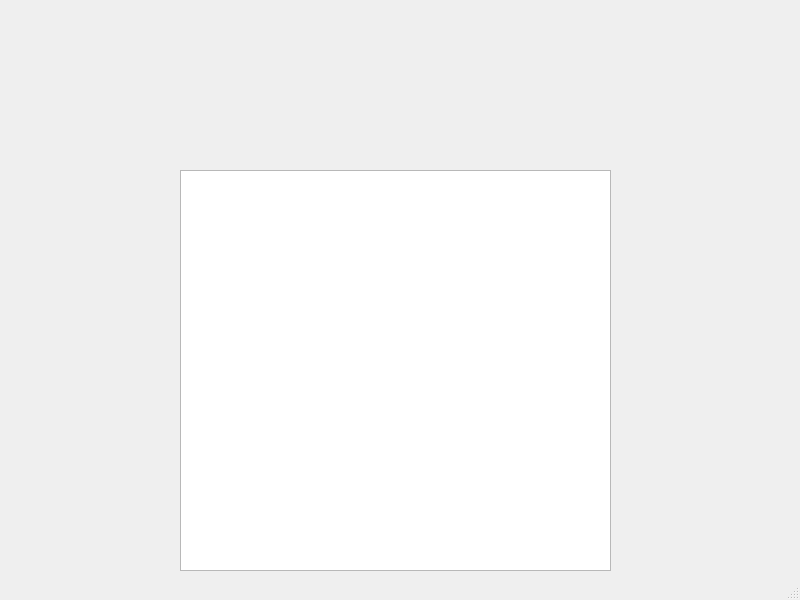
<?xml version="1.0" encoding="UTF-8"?>
<ui version="4.0">
 <class>Najdorf</class>
 <widget class="QMainWindow" name="Najdorf">
  <property name="geometry">
   <rect>
    <x>0</x>
    <y>0</y>
    <width>800</width>
    <height>600</height>
   </rect>
  </property>
  <property name="windowTitle">
   <string>Najdorf</string>
  </property>
  <widget class="QWidget" name="centralwidget">
   <widget class="QPlainTextEdit" name="plainTextEdit">
    <property name="geometry">
     <rect>
      <x>180</x>
      <y>170</y>
      <width>431</width>
      <height>401</height>
     </rect>
    </property>
   </widget>
  </widget>
  <widget class="QMenuBar" name="menubar">
   <property name="geometry">
    <rect>
     <x>0</x>
     <y>0</y>
     <width>800</width>
     <height>22</height>
    </rect>
   </property>
  </widget>
  <widget class="QStatusBar" name="statusbar"/>
 </widget>
 <resources/>
 <connections/>
</ui>
